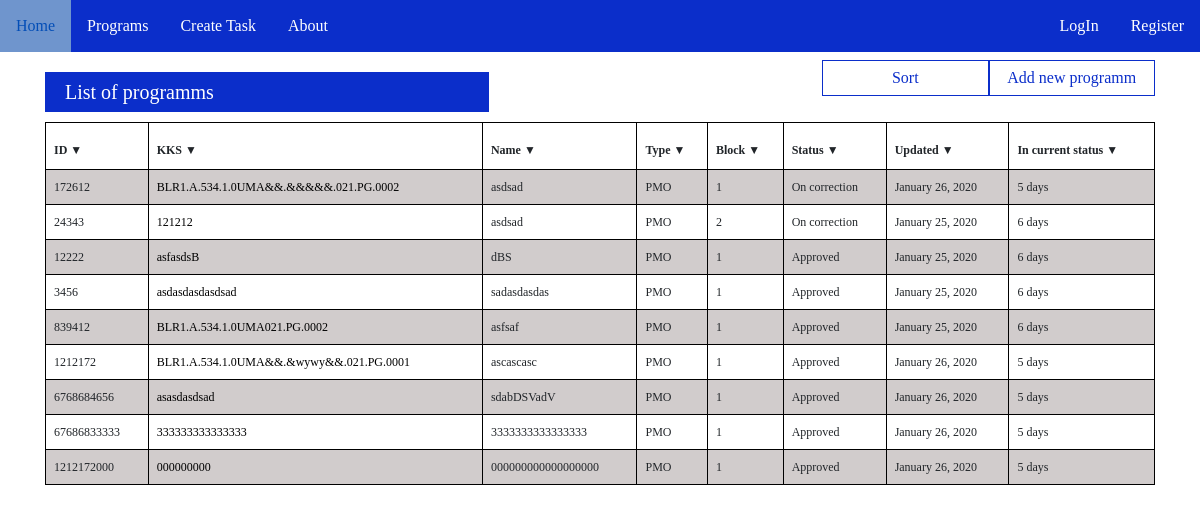
Page /programs/ on the earlier database version.
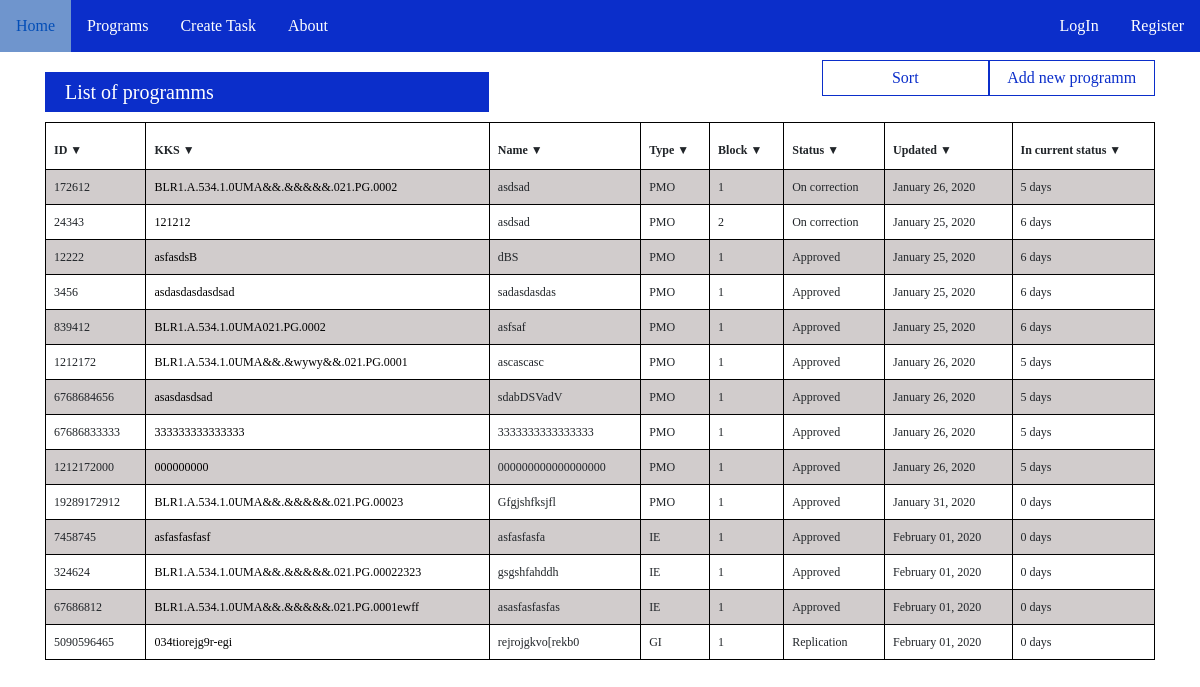
Same page on the later database version.
### programs/models.py (models this page shows, shortened)
class Program(models.Model):
    modified_by = models.ForeignKey(User, on_delete = models.SET('Deleted'),
    unique = False, default = 1)
    last_modified = models.DateTimeField(default = timezone.now)
    status_update = models.DateTimeField(default = timezone.now)
    program_id = models.IntegerField()
    KKS = models.CharField(max_length = 20)
    name = models.TextField()
    status = models.CharField(max_length = 20)
    details = models.TextField()
    program_type = models.CharField(max_length = 20)
    block = models.IntegerField()
    in_current_status = models.IntegerField(default = 0)

### programs/views.py (the view, shortened to what this page needs)
# urls.py: path('', views.TaskPageView().as_view, name = 'tasks_page'),
    def as_view(self, request):
        print(request.method)
        if request.method == "GET":
            for program in Program.objects.all():
                program.in_current_status = update_status_time(program)
                program.save(update_fields = ['in_current_status'])
            return(render(request, 'programs/main.html', {'programs': Program.objects.all()}))

### programs/views.py (called while the page is built)
def update_status_time(program):
    time_passed = (timezone.now()-program.status_update).total_seconds()
    days_passed = int(time_passed//(24*3600))
    return (days_passed)

### programs/templates/programs/main.html (shortened to what this page needs)
{% extends 'daily_tasks/base.html' %}
{% block additional_media %}
{%load static%}
<link rel="stylesheet" type = "text/css" href = "{% static 'programs/main.css'%}">
{% endblock %}
{% block content %}
<div class = 'lbl' style = 'width:40%; float: left'>List of programms</div>
<form method = "POST">
<button type='submit' name = 'add' class = "add_btn" style = "width: 15%">Add new programm</button>
<button type='submit' name = 'sort' class = "sort_btn" style = "width: 15%">Sort</button>
<table>
    <tr>
      <th id = 'ID'>
        <p id = 'open'>ID &#9660;</p>
      </th>
      <th id = 'KKS'>
        <p id = 'open'>KKS &#9660;</p>
      </th>
      <th id = 'Name'>
        <p id = 'open'>Name &#9660;</p>
      </th>
      <th id = 'Type'>
        <p id = 'open'>Type &#9660;</p>
      </th>
      <th id = 'Block'>
      <p id = 'open'>Block &#9660;</p>
      </th>
      <th id = 'Status'>
        <p id = 'open'>Status &#9660;</p>
      </th>
      <th id = 'Updated'>
        <p id = 'open'>Updated &#9660;</p>
      </th>
      <th id = 'Curr_status'>
        <p id = 'open' >In current status &#9660;</p>
      </th>
    </tr>
  </form>
{% for program in programs %}
<tr>
    <td>{{program.program_id}}</td>
    <td><a href = '{% url "program_details" program.program_id %}'>{{program.KKS}}</a></td>
    <td>{{program.name}}</td>
    <td>{{program.program_type}}</td>
    <td>{{program.block}}</td>
    <td>{{program.status}}</td>
    <td>{{program.status_update|date:'F d, Y'}}</td>
    <td>{{program.in_current_status}} days</td>
  </tr>
{% endfor %}
{% endblock content %}

Differences in the rows shown:
added Program: program_id "19289172912", KKS "BLR1.A.534.1.0UMA&&.&&&&&.021.PG.00023", name "Gfgjshfksjfl", program_type "PMO", block "1", status "Approved", status_update "January 31, 2020", in_current_status "0"
added Program: program_id "7458745", KKS "asfasfasfasf", name "asfasfasfa", program_type "IE", block "1", status "Approved", status_update "February 01, 2020", in_current_status "0"
added Program: program_id "324624", KKS "BLR1.A.534.1.0UMA&&.&&&&&.021.PG.00022323", name "gsgshfahddh", program_type "IE", block "1", status "Approved", status_update "February 01, 2020", in_current_status "0"
added Program: program_id "67686812", KKS "BLR1.A.534.1.0UMA&&.&&&&&.021.PG.0001ewff", name "asasfasfasfas", program_type "IE", block "1", status "Approved", status_update "February 01, 2020", in_current_status "0"
added Program: program_id "5090596465", KKS "034tiorejg9r-egi", name "rejrojgkvo[rekb0", program_type "GI", block "1", status "Replication", status_update "February 01, 2020", in_current_status "0"
